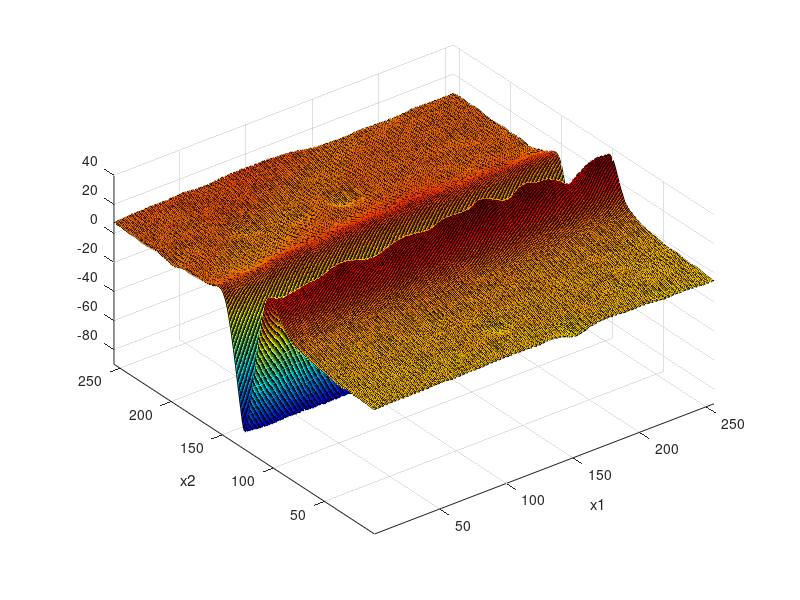
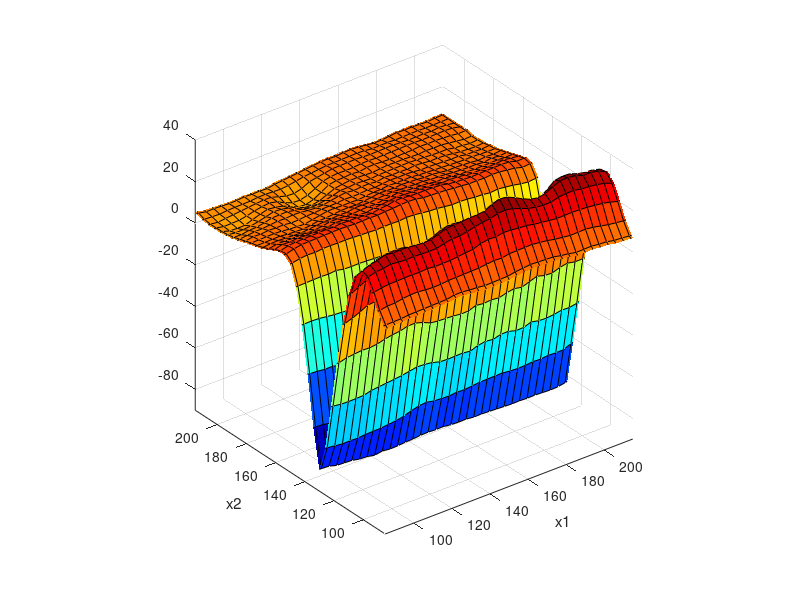
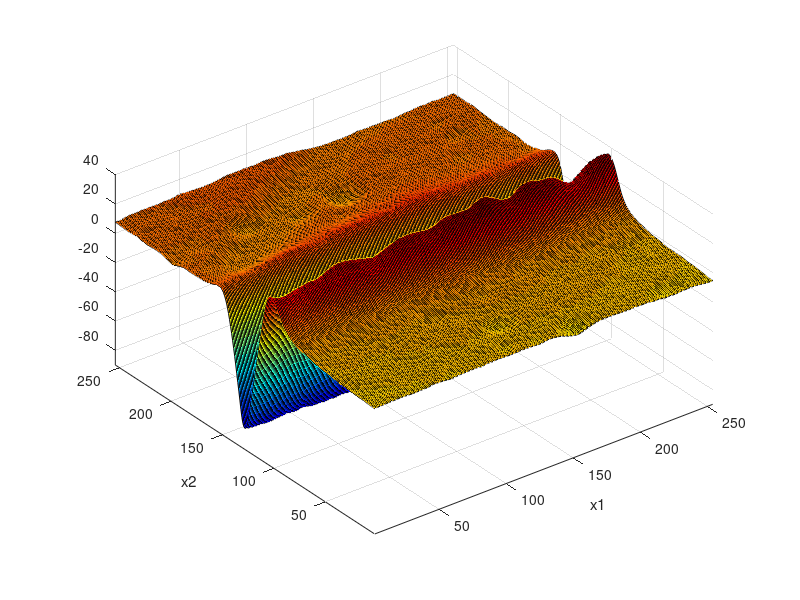
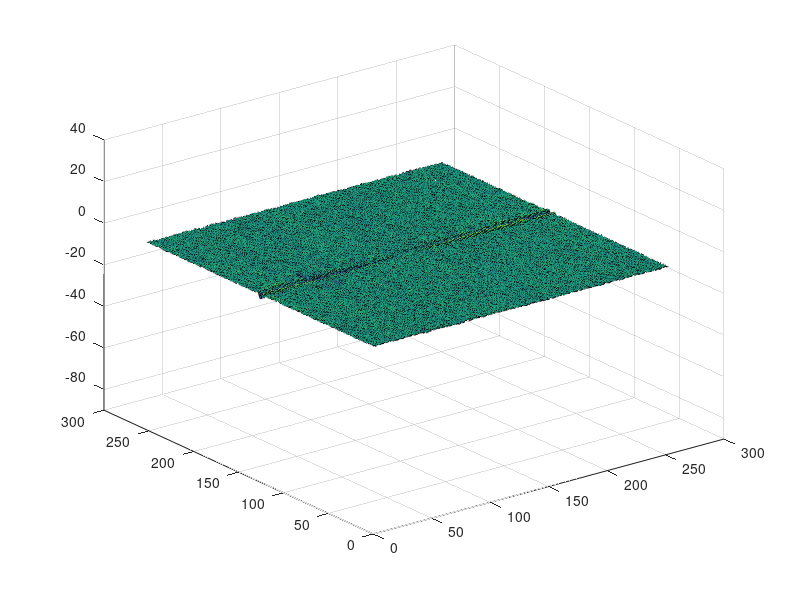

MATLAB code for these plots, in order:
% isotropic/unisotropic undersampling
% x1 change horizontally, x2 change vertically,e.g.(x2,x1)
% (1,1) (1,2) (1,3)... 
% (2,1) (2,2) (2,3)...
% zhouweiyan 20180915
clear
% close all
% clc
load groove1.txt
groove=reshape(groove1,256,256);
figure
surf(groove);colormap(jet)
% view([0 -90])
axis equal
xlim([1,256]);ylim([1,256]);zlim([-90,40]);
xlabel('x1');ylabel('x2');

%% data preparation
% train set
x1_train=2:4:256; x2_train=2:4:256;
[X1_train,X2_train]=meshgrid(x1_train,x2_train);
X_train=[X1_train(:),X2_train(:)];
y_train=groove(x2_train,x1_train);
y_train=y_train(:);
figure
surf(X1_train,X2_train,reshape(y_train,length(x2_train),length(x1_train)));colormap(jet)
axis equal
xlabel('x1');ylabel('x2');zlim([-90,40]);

% test set
x1_test=2:254;x2_test=2:254;
[X1_test,X2_test]=meshgrid(x1_test,x2_test);
X_test=[X1_test(:),X2_test(:)];
y_test_ideal=groove(x2_test,x1_test);
%% bicubic interplotation
m=interp2(X1_train,X2_train,groove(x2_train,x1_train),X1_test,X2_test,'cubic');
figure
surf(X1_test,X2_test,reshape(m,length(x2_test),length(x1_test)))
colormap(jet)
axis equal
xlim([min(x1_train),max(x1_train)]);ylim([min(x2_train),max(x2_train)]);zlim([-90,40]);
xlabel('x1');ylabel('x2');
view(3)
%% Error analysis
range=max(groove(:))-min(groove(:));
% NRMSD=sqrt(sum(m-y_test_ideal(:)).^2)/range
% max(m-y_test_ideal(:))

m_a=reshape(m,length(x2_test),length(x1_test));
% m_a=m_a(1:256,4:252);y_test_ideal_a=y_test_ideal(1:256,4:252);    % cut
% the boundary of x1

figure
surf(y_test_ideal-m_a);   % surf(y_test_ideal_a-m_a,'FaceAlpha',0.1); 
zlim([-90,40]);
NRMSD=sqrt(sum((m_a(:)-y_test_ideal(:)).^2))/range
max(abs(m_a(:)-y_test_ideal(:)))
